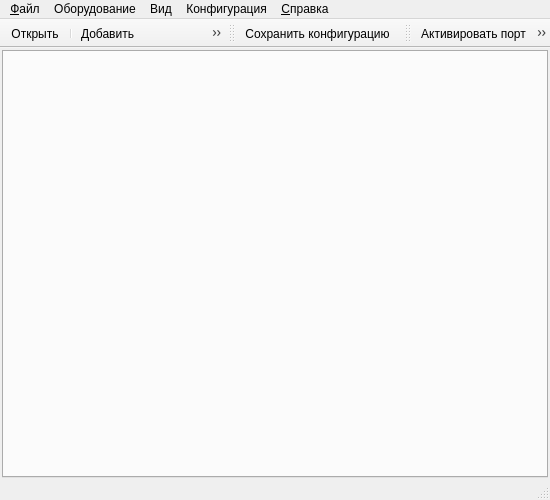
<?xml version="1.0" encoding="UTF-8"?>
<ui version="4.0">
 <class>MainWindow</class>
 <widget class="QMainWindow" name="MainWindow">
  <property name="geometry">
   <rect>
    <x>0</x>
    <y>0</y>
    <width>550</width>
    <height>500</height>
   </rect>
  </property>
  <property name="minimumSize">
   <size>
    <width>550</width>
    <height>500</height>
   </size>
  </property>
  <property name="contextMenuPolicy">
   <enum>Qt::DefaultContextMenu</enum>
  </property>
  <property name="windowTitle">
   <string>Access Manager</string>
  </property>
  <property name="windowIcon">
   <iconset resource="resource.qrc">
    <normaloff>:/icons/appicon</normaloff>:/icons/appicon</iconset>
  </property>
  <property name="unifiedTitleAndToolBarOnMac">
   <bool>false</bool>
  </property>
  <widget class="QWidget" name="centralWidget">
   <layout class="QVBoxLayout" name="verticalLayout_4">
    <property name="leftMargin">
     <number>2</number>
    </property>
    <property name="topMargin">
     <number>2</number>
    </property>
    <property name="rightMargin">
     <number>2</number>
    </property>
    <property name="bottomMargin">
     <number>0</number>
    </property>
    <item>
     <widget class="QTabWidget" name="tabWidget">
      <property name="tabPosition">
       <enum>QTabWidget::North</enum>
      </property>
      <property name="tabShape">
       <enum>QTabWidget::Rounded</enum>
      </property>
      <property name="currentIndex">
       <number>-1</number>
      </property>
      <property name="usesScrollButtons">
       <bool>true</bool>
      </property>
      <property name="documentMode">
       <bool>false</bool>
      </property>
      <property name="tabsClosable">
       <bool>true</bool>
      </property>
     </widget>
    </item>
   </layout>
  </widget>
  <widget class="QMenuBar" name="menuBar">
   <property name="geometry">
    <rect>
     <x>0</x>
     <y>0</y>
     <width>550</width>
     <height>21</height>
    </rect>
   </property>
   <widget class="QMenu" name="menuFile">
    <property name="title">
     <string>&amp;Файл</string>
    </property>
    <addaction name="loadDeviceListAction"/>
    <addaction name="saveDeviceListAction"/>
    <addaction name="separator"/>
    <addaction name="exitAction"/>
   </widget>
   <widget class="QMenu" name="menuConfiguration">
    <property name="title">
     <string>Оборудование</string>
    </property>
    <widget class="QMenu" name="menuDslam">
     <property name="title">
      <string>Дслам</string>
     </property>
     <addaction name="editDslamBoardListAction"/>
     <addaction name="updateDslamBoardsInfoAction"/>
    </widget>
    <widget class="QMenu" name="menuSwitch">
     <property name="title">
      <string>Коммутатор</string>
     </property>
     <addaction name="showVlanSwitchAction"/>
     <addaction name="updateVlanSwitchAction"/>
    </widget>
    <widget class="QMenu" name="menu">
     <property name="title">
      <string>Пакетное обновление</string>
     </property>
     <addaction name="updateAllDslamBoardsInfoAction"/>
     <addaction name="updateVlanAllSwitchAction"/>
     <addaction name="updateAllProfileOltInfoAction"/>
     <addaction name="separator"/>
     <addaction name="updateInfoAllDevicesAction"/>
    </widget>
    <widget class="QMenu" name="menuOlt">
     <property name="title">
      <string>Олт</string>
     </property>
     <addaction name="showProfilesOltAction"/>
     <addaction name="updateProfilesOltAction"/>
    </widget>
    <addaction name="addDeviceAction"/>
    <addaction name="editDeviceAction"/>
    <addaction name="removeDeviceAction"/>
    <addaction name="separator"/>
    <addaction name="menuDslam"/>
    <addaction name="menuSwitch"/>
    <addaction name="menuOlt"/>
    <addaction name="separator"/>
    <addaction name="menu"/>
   </widget>
   <widget class="QMenu" name="menuHelp">
    <property name="title">
     <string>&amp;Справка</string>
    </property>
    <addaction name="aboutAction"/>
   </widget>
   <widget class="QMenu" name="viewMenu">
    <property name="title">
     <string>Вид</string>
    </property>
    <widget class="QMenu" name="barsMenu">
     <property name="title">
      <string>Панель инструментов</string>
     </property>
     <addaction name="mainBarAction"/>
     <addaction name="switchBarAction"/>
     <addaction name="dslamBarAction"/>
    </widget>
    <addaction name="barsMenu"/>
   </widget>
   <widget class="QMenu" name="menu_2">
    <property name="title">
     <string>Конфигурация</string>
    </property>
    <addaction name="settingsAction"/>
   </widget>
   <addaction name="menuFile"/>
   <addaction name="menuConfiguration"/>
   <addaction name="viewMenu"/>
   <addaction name="menu_2"/>
   <addaction name="menuHelp"/>
  </widget>
  <widget class="QToolBar" name="mainToolBar">
   <property name="contextMenuPolicy">
    <enum>Qt::NoContextMenu</enum>
   </property>
   <property name="windowTitle">
    <string>Основная панель</string>
   </property>
   <property name="movable">
    <bool>false</bool>
   </property>
   <property name="iconSize">
    <size>
     <width>24</width>
     <height>24</height>
    </size>
   </property>
   <property name="floatable">
    <bool>false</bool>
   </property>
   <attribute name="toolBarArea">
    <enum>TopToolBarArea</enum>
   </attribute>
   <attribute name="toolBarBreak">
    <bool>false</bool>
   </attribute>
   <addaction name="selectDeviceAction"/>
   <addaction name="separator"/>
   <addaction name="addDeviceAction"/>
   <addaction name="editDeviceAction"/>
   <addaction name="removeDeviceAction"/>
  </widget>
  <widget class="QStatusBar" name="statusBar"/>
  <widget class="QToolBar" name="switchToolBar">
   <property name="windowTitle">
    <string>Операции с коммутатором</string>
   </property>
   <property name="toolTip">
    <string/>
   </property>
   <attribute name="toolBarArea">
    <enum>TopToolBarArea</enum>
   </attribute>
   <attribute name="toolBarBreak">
    <bool>false</bool>
   </attribute>
   <addaction name="saveConfigSwitchAction"/>
  </widget>
  <widget class="QToolBar" name="dslamToolBar">
   <property name="windowTitle">
    <string>Операции с дсламом</string>
   </property>
   <attribute name="toolBarArea">
    <enum>TopToolBarArea</enum>
   </attribute>
   <attribute name="toolBarBreak">
    <bool>false</bool>
   </attribute>
   <addaction name="upPortAction"/>
   <addaction name="downPortAction"/>
  </widget>
  <action name="aboutAction">
   <property name="text">
    <string>О программе...</string>
   </property>
  </action>
  <action name="settingsAction">
   <property name="icon">
    <iconset>
     <normalon>:/images/configure.png</normalon>
    </iconset>
   </property>
   <property name="text">
    <string>Настройки...</string>
   </property>
  </action>
  <action name="loadDeviceListAction">
   <property name="text">
    <string>Загрузить список устройств</string>
   </property>
  </action>
  <action name="saveDeviceListAction">
   <property name="text">
    <string>Сохранить список устройств</string>
   </property>
  </action>
  <action name="addDeviceAction">
   <property name="icon">
    <iconset>
     <normalon>:/images/add.png</normalon>
    </iconset>
   </property>
   <property name="text">
    <string>Добавить</string>
   </property>
  </action>
  <action name="removeDeviceAction">
   <property name="icon">
    <iconset>
     <normalon>:/images/remove.png</normalon>
    </iconset>
   </property>
   <property name="text">
    <string>Удалить</string>
   </property>
  </action>
  <action name="editDeviceAction">
   <property name="icon">
    <iconset>
     <normalon>:/images/edit.png</normalon>
    </iconset>
   </property>
   <property name="text">
    <string>Редактировать</string>
   </property>
  </action>
  <action name="selectDeviceAction">
   <property name="icon">
    <iconset>
     <normalon>:/images/open.png</normalon>
    </iconset>
   </property>
   <property name="text">
    <string>Открыть</string>
   </property>
   <property name="toolTip">
    <string>Зайти на устройство</string>
   </property>
  </action>
  <action name="exitAction">
   <property name="text">
    <string>Выход</string>
   </property>
  </action>
  <action name="updateVlanSwitchAction">
   <property name="text">
    <string>Обновить данные о вланах</string>
   </property>
   <property name="toolTip">
    <string>Обновить данные о вланах</string>
   </property>
  </action>
  <action name="showVlanSwitchAction">
   <property name="text">
    <string>Вланы</string>
   </property>
   <property name="toolTip">
    <string>Информация о вланах коммутатора</string>
   </property>
  </action>
  <action name="updateDslamBoardsInfoAction">
   <property name="text">
    <string>Обновить данные о досках</string>
   </property>
   <property name="toolTip">
    <string>Обновить информацию о досках</string>
   </property>
  </action>
  <action name="updateAllDslamBoardsInfoAction">
   <property name="text">
    <string>Досок на дсламах...</string>
   </property>
   <property name="toolTip">
    <string>Обновить информацию о досках на всех dslam'ах...</string>
   </property>
  </action>
  <action name="editDslamBoardListAction">
   <property name="text">
    <string>Редактировать доски</string>
   </property>
   <property name="toolTip">
    <string>Редактировать доски</string>
   </property>
  </action>
  <action name="updateVlanAllSwitchAction">
   <property name="text">
    <string>Вланов на коммутаторах...</string>
   </property>
   <property name="toolTip">
    <string>Обновить информацию о вланах на всех коммутаторах...</string>
   </property>
  </action>
  <action name="saveConfigSwitchAction">
   <property name="icon">
    <iconset>
     <normalon>:/images/save.png</normalon>
    </iconset>
   </property>
   <property name="text">
    <string>Сохранить конфигурацию</string>
   </property>
   <property name="toolTip">
    <string>Сохранить конфигурацию</string>
   </property>
  </action>
  <action name="downPortAction">
   <property name="icon">
    <iconset>
     <normalon>:/images/down.png</normalon>
    </iconset>
   </property>
   <property name="text">
    <string>Деактивировать порт</string>
   </property>
   <property name="toolTip">
    <string>Деактивировать порт</string>
   </property>
  </action>
  <action name="mainBarAction">
   <property name="checkable">
    <bool>true</bool>
   </property>
   <property name="checked">
    <bool>true</bool>
   </property>
   <property name="text">
    <string>Основная панель</string>
   </property>
  </action>
  <action name="switchBarAction">
   <property name="checkable">
    <bool>true</bool>
   </property>
   <property name="checked">
    <bool>true</bool>
   </property>
   <property name="text">
    <string>Операции с коммутатором</string>
   </property>
  </action>
  <action name="dslamBarAction">
   <property name="checkable">
    <bool>true</bool>
   </property>
   <property name="checked">
    <bool>true</bool>
   </property>
   <property name="text">
    <string>Операции с дсламом</string>
   </property>
  </action>
  <action name="upPortAction">
   <property name="icon">
    <iconset>
     <normalon>:/images/up.png</normalon>
    </iconset>
   </property>
   <property name="text">
    <string>Активировать порт</string>
   </property>
   <property name="toolTip">
    <string>Активировать порт</string>
   </property>
  </action>
  <action name="updateInfoAllDevicesAction">
   <property name="text">
    <string>Информации на всех устройствах...</string>
   </property>
  </action>
  <action name="updateAllProfileOltInfoAction">
   <property name="text">
    <string>Профилей на олт...</string>
   </property>
  </action>
  <action name="updateProfilesOltAction">
   <property name="text">
    <string>Обновить данные о профилях</string>
   </property>
  </action>
  <action name="showProfilesOltAction">
   <property name="text">
    <string>Профили</string>
   </property>
  </action>
 </widget>
 <layoutdefault spacing="6" margin="11"/>
 <resources>
  <include location="resource.qrc"/>
 </resources>
 <connections/>
</ui>
